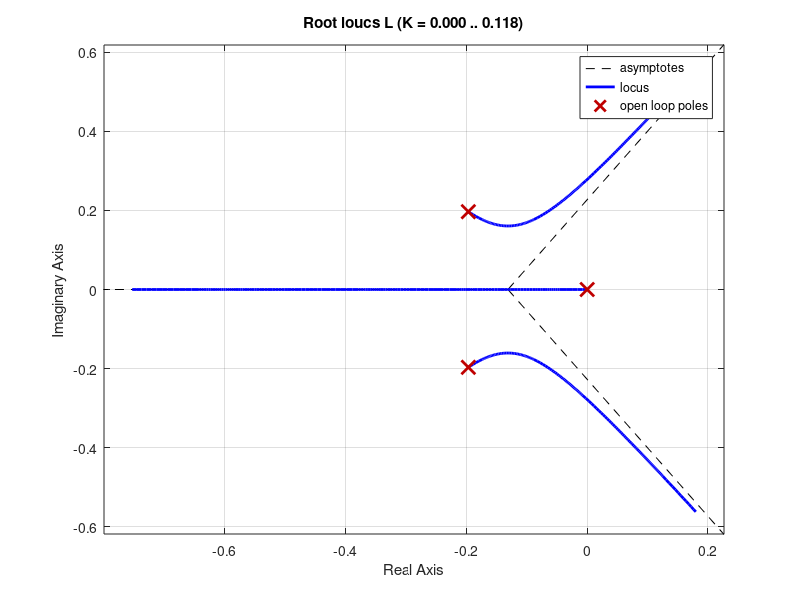

The MATLAB source for this figure:
% inverted Pendulum parameter file

% actual system parameters used in simulation model
AP.m1 = 0.25;  % kg
AP.m2 = 1;     % kg
AP.ell = 0.5; % m
AP.b = 0.05; % N m
AP.g = 9.8; % m/s^2


% initial conditions
AP.z0 = 0;
AP.zdot0 = 0;
AP.theta0 = 0;
AP.thetadot0 = 0;

% system parameters used for design
P.m1 = 0.95*AP.m1;  % kg
P.m2 = 1.05*AP.m2;     % kg
P.ell = 0.98*AP.ell; % m
P.b = 1.05*AP.b; % N m
P.g = 9.8; % m/s^2

% input constraint
P.F_max = 5;

% select PD gains
A_th = 2*pi/180;
zeta_th = 0.9;%0.707;
P.kp_th = -P.F_max/A_th;
wn_th = sqrt(-(P.m1+P.m2)*P.g/P.m2/P.ell-P.kp_th/P.m2/P.ell);
P.kd_th = -2*zeta_th*wn_th*P.m2*P.ell;

% DC gain for inner loop
k_DC_th = P.kp_th/((P.m1+P.m2)*P.g+P.kp_th);

% PD design for outer loop
A_z = 1;
zeta_z = 0.707;
P.kp_z = A_th/A_z;
wn_z = sqrt(P.m1*P.g/P.m2*P.kp_z);
P.kd_z = P.m2/P.m1/P.g*(-P.b/P.m2 + 2*zeta_z*wn_z);

% draw root locus
L = tf([P.m1*P.g/P.m2],[1,(P.b/P.m2+P.m1*P.g*P.kd_z/P.m2), P.m1*P.g*P.kp_z/P.m2,0]);
figure(2), clf, rlocus(L);

% select integrator gain
P.ki_z = 0.0001;

P.Ts = 0.01;




